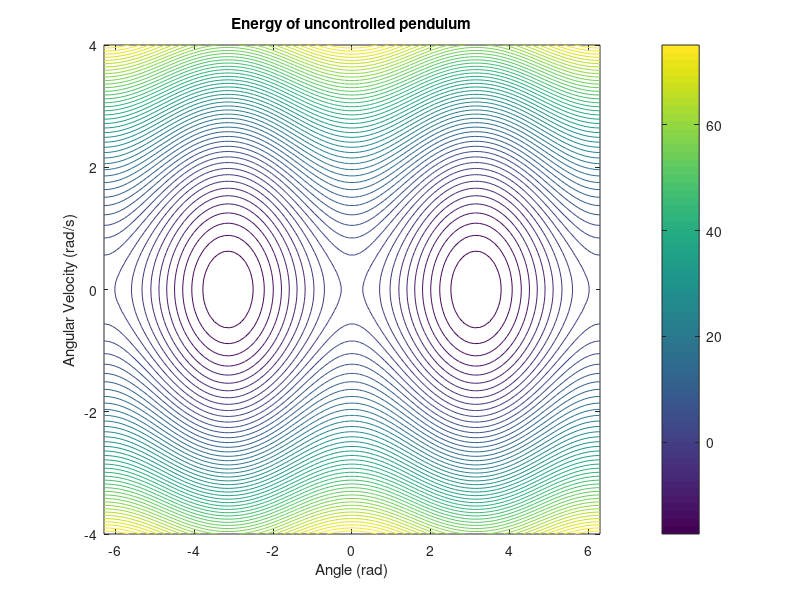

Source code (MATLAB):
% Parameters
n = 2.1; % normalized maximum acceleration
k = 100; % control gain
m = 0.1; % mass (kg)
l = 9.81; % length (m) adjusted for omega0 = 1
g = 9.81; % gravity (m/s^2)
J = m * l^2; % moment of inertia

% A grid with range of values for angle and angular velocity is defined
% here.
theta_vals = linspace(-2*pi, 2*pi, 100); % Angle from -2pi to 2pi
dtheta_vals = linspace(-4, 4, 100); % Angular velocity range from -4 to 4 rad/s

% A mesh grid is created for contour plot
[Theta, Dtheta] = meshgrid(theta_vals, dtheta_vals);

% Energy is calculated here as same as given in the paper.
Energy = 0.5 * J * Dtheta.^2 + m * g * l * (cos(Theta)-1); 


% Contour plot creation
figure;
contour(Theta, Dtheta, Energy, 50); % 50 contour levels are used
title('Energy of uncontrolled pendulum');
xlabel('Angle (rad)');
ylabel('Angular Velocity (rad/s)');
colorbar; % color bar for enegy values
